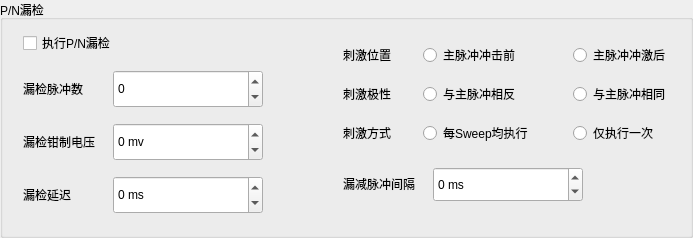
       <widget class="QGroupBox" name="groupBox">
        <property name="maximumSize">
         <size>
          <width>16777215</width>
          <height>220</height>
         </size>
        </property>
        <property name="title">
         <string>P/N漏检</string>
        </property>
        <layout class="QGridLayout" name="gridLayout_3" columnstretch="1,2">
         <property name="leftMargin">
          <number>20</number>
         </property>
         <property name="rightMargin">
          <number>20</number>
         </property>
         <property name="horizontalSpacing">
          <number>80</number>
         </property>
         <item row="0" column="0">
          <layout class="QVBoxLayout" name="verticalLayout_11">
           <property name="spacing">
            <number>15</number>
           </property>
           <property name="bottomMargin">
            <number>10</number>
           </property>
           <item>
            <widget class="QCheckBox" name="missCheckBox">
             <property name="text">
              <string>执行P/N漏检</string>
             </property>
            </widget>
           </item>
           <item>
            <widget class="QFrame" name="holdPotential_2">
             <layout class="QHBoxLayout" name="potential_2">
              <property name="spacing">
               <number>5</number>
              </property>
              <property name="leftMargin">
               <number>0</number>
              </property>
              <property name="topMargin">
               <number>0</number>
              </property>
              <property name="rightMargin">
               <number>0</number>
              </property>
              <property name="bottomMargin">
               <number>0</number>
              </property>
              <item>
               <widget class="QLabel" name="label_8">
                <property name="sizePolicy">
                 <sizepolicy hsizetype="Fixed" vsizetype="Fixed">
                  <horstretch>0</horstretch>
                  <verstretch>0</verstretch>
                 </sizepolicy>
                </property>
                <property name="minimumSize">
                 <size>
                  <width>85</width>
                  <height>0</height>
                 </size>
                </property>
                <property name="maximumSize">
                 <size>
                  <width>80</width>
                  <height>16777215</height>
                 </size>
                </property>
                <property name="styleSheet">
                 <string notr="true"/>
                </property>
                <property name="text">
                 <string>漏检脉冲数</string>
                </property>
               </widget>
              </item>
              <item>
               <widget class="QSpinBox" name="spinBox_4">
                <property name="sizePolicy">
                 <sizepolicy hsizetype="Minimum" vsizetype="Preferred">
                  <horstretch>0</horstretch>
                  <verstretch>0</verstretch>
                 </sizepolicy>
                </property>
                <property name="minimumSize">
                 <size>
                  <width>150</width>
                  <height>38</height>
                 </size>
                </property>
                <property name="maximumSize">
                 <size>
                  <width>16777215</width>
                  <height>16777215</height>
                 </size>
                </property>
                <property name="styleSheet">
                 <string notr="true"/>
                </property>
                <property name="suffix">
                 <string/>
                </property>
                <property name="prefix">
                 <string/>
                </property>
                <property name="minimum">
                 <number>-999</number>
                </property>
                <property name="maximum">
                 <number>999</number>
                </property>
               </widget>
              </item>
             </layout>
            </widget>
           </item>
           <item>
            <widget class="QFrame" name="holdPotential_3">
             <layout class="QHBoxLayout" name="potential_3">
              <property name="spacing">
               <number>5</number>
              </property>
              <property name="leftMargin">
               <number>0</number>
              </property>
              <property name="topMargin">
               <number>0</number>
              </property>
              <property name="rightMargin">
               <number>0</number>
              </property>
              <property name="bottomMargin">
               <number>0</number>
              </property>
              <item>
               <widget class="QLabel" name="label_10">
                <property name="sizePolicy">
                 <sizepolicy hsizetype="Fixed" vsizetype="Fixed">
                  <horstretch>0</horstretch>
                  <verstretch>0</verstretch>
                 </sizepolicy>
                </property>
                <property name="minimumSize">
                 <size>
                  <width>85</width>
                  <height>0</height>
                 </size>
                </property>
                <property name="maximumSize">
                 <size>
                  <width>80</width>
                  <height>16777215</height>
                 </size>
                </property>
                <property name="styleSheet">
                 <string notr="true"/>
                </property>
                <property name="text">
                 <string>漏检钳制电压</string>
                </property>
               </widget>
              </item>
              <item>
               <widget class="QSpinBox" name="spinBox_5">
                <property name="sizePolicy">
                 <sizepolicy hsizetype="Minimum" vsizetype="Preferred">
                  <horstretch>0</horstretch>
                  <verstretch>0</verstretch>
                 </sizepolicy>
                </property>
                <property name="minimumSize">
                 <size>
                  <width>150</width>
                  <height>38</height>
                 </size>
                </property>
                <property name="styleSheet">
                 <string notr="true"/>
                </property>
                <property name="suffix">
                 <string> mv</string>
                </property>
                <property name="prefix">
                 <string/>
                </property>
                <property name="minimum">
                 <number>-999</number>
                </property>
                <property name="maximum">
                 <number>999</number>
                </property>
               </widget>
              </item>
             </layout>
            </widget>
           </item>
           <item>
            <widget class="QFrame" name="holdPotential_4">
             <layout class="QHBoxLayout" name="potential_4">
              <property name="spacing">
               <number>5</number>
              </property>
              <property name="leftMargin">
               <number>0</number>
              </property>
              <property name="topMargin">
               <number>0</number>
              </property>
              <property name="rightMargin">
               <number>0</number>
              </property>
              <property name="bottomMargin">
               <number>0</number>
              </property>
              <item>
               <widget class="QLabel" name="label_11">
                <property name="sizePolicy">
                 <sizepolicy hsizetype="Fixed" vsizetype="Fixed">
                  <horstretch>0</horstretch>
                  <verstretch>0</verstretch>
                 </sizepolicy>
                </property>
                <property name="minimumSize">
                 <size>
                  <width>85</width>
                  <height>0</height>
                 </size>
                </property>
                <property name="maximumSize">
                 <size>
                  <width>80</width>
                  <height>16777215</height>
                 </size>
                </property>
                <property name="styleSheet">
                 <string notr="true"/>
                </property>
                <property name="text">
                 <string>漏检延迟</string>
                </property>
               </widget>
              </item>
              <item>
               <widget class="QSpinBox" name="spinBox_6">
                <property name="sizePolicy">
                 <sizepolicy hsizetype="Minimum" vsizetype="Preferred">
                  <horstretch>0</horstretch>
                  <verstretch>0</verstretch>
                 </sizepolicy>
                </property>
                <property name="minimumSize">
                 <size>
                  <width>150</width>
                  <height>38</height>
                 </size>
                </property>
                <property name="styleSheet">
                 <string notr="true"/>
                </property>
                <property name="suffix">
                 <string> ms</string>
                </property>
                <property name="prefix">
                 <string/>
                </property>
                <property name="minimum">
                 <number>-999</number>
                </property>
                <property name="maximum">
                 <number>999</number>
                </property>
               </widget>
              </item>
             </layout>
            </widget>
           </item>
          </layout>
         </item>
         <item row="0" column="1">
          <layout class="QVBoxLayout" name="verticalLayout_12">
           <property name="spacing">
            <number>0</number>
           </property>
           <item>
            <layout class="QVBoxLayout" name="verticalLayout_13" stretch="1,1,1">
             <property name="spacing">
              <number>15</number>
             </property>
             <item>
              <layout class="QHBoxLayout" name="horizontalLayout_12">
               <property name="spacing">
                <number>20</number>
               </property>
               <item>
                <widget class="QLabel" name="label_2">
                 <property name="minimumSize">
                  <size>
                   <width>60</width>
                   <height>0</height>
                  </size>
                 </property>
                 <property name="maximumSize">
                  <size>
                   <width>48</width>
                   <height>16777215</height>
                  </size>
                 </property>
                 <property name="text">
                  <string>刺激位置</string>
                 </property>
                </widget>
               </item>
               <item>
                <widget class="QRadioButton" name="radioButton_3">
                 <property name="minimumSize">
                  <size>
                   <width>130</width>
                   <height>0</height>
                  </size>
                 </property>
                 <property name="maximumSize">
                  <size>
                   <width>109</width>
                   <height>16777215</height>
                  </size>
                 </property>
                 <property name="text">
                  <string>主脉冲冲击前</string>
                 </property>
                </widget>
               </item>
               <item>
                <widget class="QRadioButton" name="radioButton_4">
                 <property name="text">
                  <string>主脉冲冲激后</string>
                 </property>
                </widget>
               </item>
              </layout>
             </item>
             <item>
              <layout class="QHBoxLayout" name="horizontalLayout_13">
               <property name="spacing">
                <number>20</number>
               </property>
               <item>
                <widget class="QLabel" name="label_12">
                 <property name="minimumSize">
                  <size>
                   <width>60</width>
                   <height>0</height>
                  </size>
                 </property>
                 <property name="maximumSize">
                  <size>
                   <width>48</width>
                   <height>16777215</height>
                  </size>
                 </property>
                 <property name="text">
                  <string>刺激极性</string>
                 </property>
                </widget>
               </item>
               <item>
                <widget class="QRadioButton" name="radioButton_5">
                 <property name="minimumSize">
                  <size>
                   <width>130</width>
                   <height>0</height>
                  </size>
                 </property>
                 <property name="maximumSize">
                  <size>
                   <width>109</width>
                   <height>16777215</height>
                  </size>
                 </property>
                 <property name="text">
                  <string>与主脉冲相反</string>
                 </property>
                </widget>
               </item>
               <item>
                <widget class="QRadioButton" name="radioButton_6">
                 <property name="text">
                  <string>与主脉冲相同</string>
                 </property>
                </widget>
               </item>
              </layout>
             </item>
             <item>
              <layout class="QHBoxLayout" name="horizontalLayout_14">
               <property name="spacing">
                <number>20</number>
               </property>
               <item>
                <widget class="QLabel" name="label_13">
                 <property name="minimumSize">
                  <size>
                   <width>60</width>
                   <height>0</height>
                  </size>
                 </property>
                 <property name="maximumSize">
                  <size>
                   <width>48</width>
                   <height>16777215</height>
                  </size>
                 </property>
                 <property name="text">
                  <string>刺激方式</string>
                 </property>
                </widget>
               </item>
               <item>
                <widget class="QRadioButton" name="radioButton_7">
                 <property name="minimumSize">
                  <size>
                   <width>130</width>
                   <height>0</height>
                  </size>
                 </property>
                 <property name="maximumSize">
                  <size>
                   <width>109</width>
                   <height>16777215</height>
                  </size>
                 </property>
                 <property name="text">
                  <string>每Sweep均执行</string>
                 </property>
                </widget>
               </item>
               <item>
                <widget class="QRadioButton" name="radioButton_8">
                 <property name="minimumSize">
                  <size>
                   <width>0</width>
                   <height>0</height>
                  </size>
                 </property>
                 <property name="maximumSize">
                  <size>
                   <width>16777215</width>
                   <height>16777215</height>
                  </size>
                 </property>
                 <property name="text">
                  <string>仅执行一次</string>
                 </property>
                </widget>
               </item>
              </layout>
             </item>
            </layout>
           </item>
           <item>
            <layout class="QHBoxLayout" name="horizontalLayout_15">
             <property name="spacing">
              <number>0</number>
             </property>
             <property name="topMargin">
              <number>10</number>
             </property>
             <property name="bottomMargin">
              <number>10</number>
             </property>
             <item>
              <widget class="QLabel" name="label_14">
               <property name="sizePolicy">
                <sizepolicy hsizetype="Fixed" vsizetype="Fixed">
                 <horstretch>0</horstretch>
                 <verstretch>0</verstretch>
                </sizepolicy>
               </property>
               <property name="minimumSize">
                <size>
                 <width>90</width>
                 <height>0</height>
                </size>
               </property>
               <property name="maximumSize">
                <size>
                 <width>16777215</width>
                 <height>16777215</height>
                </size>
               </property>
               <property name="styleSheet">
                <string notr="true"/>
               </property>
               <property name="text">
                <string>漏减脉冲间隔</string>
               </property>
              </widget>
             </item>
             <item>
              <widget class="QSpinBox" name="spinBox_7">
               <property name="sizePolicy">
                <sizepolicy hsizetype="Minimum" vsizetype="Fixed">
                 <horstretch>0</horstretch>
                 <verstretch>0</verstretch>
                </sizepolicy>
               </property>
               <property name="minimumSize">
                <size>
                 <width>150</width>
                 <height>35</height>
                </size>
               </property>
               <property name="maximumSize">
                <size>
                 <width>16777215</width>
                 <height>35</height>
                </size>
               </property>
               <property name="styleSheet">
                <string notr="true"/>
               </property>
               <property name="suffix">
                <string> ms</string>
               </property>
               <property name="prefix">
                <string/>
               </property>
               <property name="minimum">
                <number>-999</number>
               </property>
               <property name="maximum">
                <number>999</number>
               </property>
              </widget>
             </item>
             <item>
              <spacer name="horizontalSpacer_3">
               <property name="orientation">
                <enum>Qt::Horizontal</enum>
               </property>
               <property name="sizeHint" stdset="0">
                <size>
                 <width>40</width>
                 <height>20</height>
                </size>
               </property>
              </spacer>
             </item>
            </layout>
           </item>
          </layout>
         </item>
        </layout>
       </widget>
